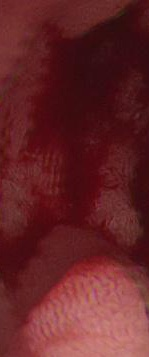
#> input picture CutDM/bboxdesenfoque (148).jpg, 149 x 357 px; its folder holds only this picture in this run
$ python transformadaWavelet.py   (older library calls are emulated)
#> lines starting #> are read from the running program, lines starting #| are printed output that depends on the picture; after the words box and inside, x2 and y2 are one past the last pixel; in counts of white or black regions, pixels touching at a corner belong together
#> further down, img is the input picture: shape (357, 149, 3); mean B, G, R 38.7, 36, 100.4
### CutDM/rOI.py
# -*- coding: utf-8 -*-
"""
Created on Wed Jul 31 10:22:47 2019

@author: Nataly
"""
import cv2
import numpy as np
def ROI(ima):


    imA=cv2.cvtColor(ima,cv2.COLOR_RGB2XYZ)
#> imA: shape (357, 149, 3); mean of channels 0, 1, 2 52.9, 45.7, 117.8
    I,I,II=cv2.split(imA)
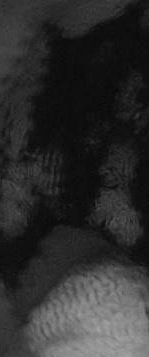
#> I: shape (357, 149); min 6, max 165, mean 45.7
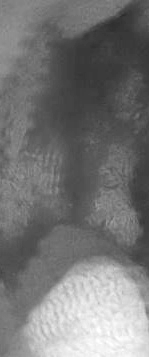
#> II: shape (357, 149); min 43, max 255, mean 117.8

    ta=II.shape
#> ta = (357, 149)
    ta=list(ta)
#> ta = [357, 149]
    #plt.imshow(II, cmap=plt.cm.gray)
    #plt.show()
    MIN=int(np.min(II))
#> MIN = 43
    MAX=int(np.max(II))
#> MAX = 255

    hist = cv2.calcHist([II],[0],None,[MAX+1],[MIN,MAX])
#> hist = 256 values, max 1059 at index 84, min 0 at index 1, mean 207.7
    hist = cv2.calcHist([II],[0],None,[256],[0,255])
#> hist = 256 values, max 1059 at index 113, min 0 at index 0, mean 207.7
    #plt.plot(hist)
    #plt.show()

    div=6
    #div=6
    nuevohist=hist.tolist()
#> nuevohist = 256 items, first 6: [0], [0], [0], [0], [0], [0]
    l=int(len(nuevohist)/div)
#> l = 42
    i=1
    a=0
    suma=np.zeros((div))
    valm=0
    hasta=0
    for y in range(1,div+1):
        suma[a]=int(sum(np.asarray(nuevohist[i:int(l)*y])))
        if suma[a]>valm:
            valm=suma[a]
            hasta=y
        i=int(l)*y+1
        a=a+1
#> this loop made 6 passes
#> i on passes 1 to 6: 43, 85, 127, 169, 211, 253
#> after the loop, a = 6; hasta = 3; suma = [0, 14404, 23442, 5399, 3057, 5590]; valm = 23442
    #print(l)
    #print(hasta)

    porcen=0.3
    ##G
    ##z2

    #porcen=0.2
    #"""
    a=hist[:int((l*hasta)*porcen)]
#> a = 37 values from 0 to 0
    a=a.tolist()
#> a = 37 items, first 6: [0], [0], [0], [0], [0], [0]
    hist=hist.tolist()
#> hist = 256 items, first 6: [0], [0], [0], [0], [0], [0]
    u=np.max(a)
#> u = 0
    umbral1 = hist.index(u)
#> umbral1 = 0
    a=a[umbral1:]

    uu=np.min(a)
#> uu = 0
    histb=hist[umbral1:]
#> histb = 256 items, first 6: [0], [0], [0], [0], [0], [0]

    umbral=histb.index(uu)
#> umbral = 0
    #print(umbral)
    umbral=umbral+len(hist[:umbral1])
    #"""
    #umbral=int((l*hasta)*porcen)
    binary=II.copy()
    print(umbral)
#| 0
    for f in range(ta[0]):
        for c in range (ta[1]):
            if II[f,c]<=umbral:
                binary[f,c]=0
            else:
                binary[f,c]=1
#> binary: shape (357, 149); every value is 1

    binary = (binary*255).astype(np.uint8)
#> binary: shape (357, 149); every value is 255
    #plt.imshow(binary, cmap=plt.cm.gray)
    #plt.show()
    #"""
    ### Transformaciones Morfologicas
   ## sin log ope 30 close 37

    kernel = cv2.getStructuringElement(cv2.MORPH_ELLIPSE, (27, 27))
    openi = cv2.morphologyEx(binary, cv2.MORPH_OPEN, kernel)

    kernel = cv2.getStructuringElement(cv2.MORPH_ELLIPSE, (37, 37))
    close=cv2.morphologyEx(openi, cv2.MORPH_CLOSE, kernel)

    #contours,hierachy = cv2.findContours(close,cv2.RETR_LIST,cv2.CHAIN_APPROX_SIMPLE)
    _,contours,_ = cv2.findContours(close,cv2.RETR_LIST,cv2.CHAIN_APPROX_SIMPLE)
#> contours = [[[0, 0], [0, 356], [148, 356], [148, 0]]]
    areas = [cv2.contourArea(c) for c in contours]
#> areas = [52688]
    max_index = np.argmax(areas)
#> max_index = 0
    cnt=contours[max_index]
#> cnt = [[0, 0], [0, 356], [148, 356], [148, 0]]
    x,y,w,h = cv2.boundingRect(cnt)
#> x = 0; y = 0; w = 149; h = 357
    # [9 lines of commented-out code are left out]
    tru=15
    for f in range ((y+tru),(y+h-tru)):
        for c in range(x+tru,(x+w-tru)):
            #print(f,c)
            if close[f+tru,c+tru]==255 or close[f+tru,c]==255 or close[f,c+tru]==255 and close[f,c]==0:
                close[f,c]=255
            else:
                close[f,c]=close[f,c]

    return close

### CutDM/transformadaWavelet.py
# -*- coding: utf-8 -*-
"""
Created on Wed Jul 31 21:43:27 2019

@author: Nataly
"""

import pywt
import pywt.data
from readboxes import read_boxes #leer bbox ## boxes=read_boxes(txtfile) ##
from yolovoc import yolo2voc #conversion format ## box_list=yolo2voc(boxes, imshape) ##
import cv2
import numpy as np
from rOI import ROI
def normalizacionMaxMin(img):
    img2 = cv2.normalize(img, None, 0, 255, norm_type=cv2.NORM_MINMAX, dtype=cv2.CV_8UC3)
    return img2
from skimage.feature import greycomatrix, greycoprops
import skimage.feature

import glob
contrast=np.zeros((304,2))
energi=np.zeros((304,2))
homogeneida=np.zeros((304,2))
correlacio=np.zeros((304,2))
disim=np.zeros((304,2))
AS=np.zeros((304,2))
entropi=np.zeros((304,2))
import pylab as plt
import pylab as plt
from matplotlib import pyplot as plt
i=0
melocoton=0
z=0
for imgfile in glob.glob("*.jpg"):
    img=cv2.imread(imgfile)
    img=normalizacionMaxMin(img)

    imaROI=ROI(img)
    imaROI = cv2.normalize(imaROI, None, 0, 1, norm_type=cv2.NORM_MINMAX, dtype=cv2.CV_8UC3)
#> imaROI: shape (357, 149); every value is 0
    print(imgfile)

    HSV=cv2.cvtColor(img,cv2.COLOR_RGB2HSV)
#> HSV: shape (357, 149, 3); mean H, S, V 121.4, 185.2, 118.2
    H,S,V=cv2.split(HSV)
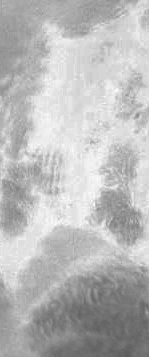
#> S: shape (357, 149); min 91, max 255, mean 185.2
   # [6 lines of commented-out code are left out]

    plt.imshow(HSV)
    plt.show()
    titles = ['Approximation', ' Horizontal detail','Vertical detail', 'Diagonal detail']
    coeffs2 = pywt.dwt2(HSV, 'bior1.3')
    LL, (LH, HL, HH) = coeffs2
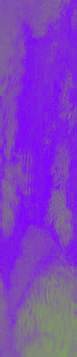
#> HL: shape (357, 77, 4) float64; mean of channels 0, 1, 2, 3 63.9, -63.9, 0, 63.9; drawn with min black and max white
#    """

    fig = plt.figure(figsize=(12, 3))
    for i, a in enumerate([LL, LH, HL, HH]):
        ax = fig.add_subplot(1, 4, i + 1)
        ax.imshow(a, interpolation="nearest", cmap=plt.cm.gray)
        ax.set_title(titles[i], fontsize=10)
        ax.set_xticks([])
        ax.set_yticks([])
#> this loop made 4 passes

    fig.tight_layout()
    plt.show()
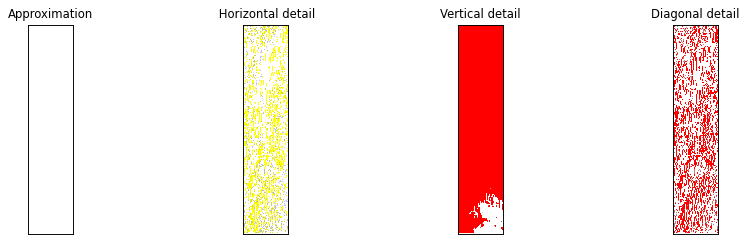
#> figure drawn by matplotlib, 4 panels
    titles = ['Approximation', ' Horizontal detail','Vertical detail', 'Diagonal detail']
    coeffs2 = pywt.dwt2(V, 'bior1.3')
    LL, (LH, HL, HH) = coeffs2
#> LL: shape (181, 77) float64
#> LH: shape (181, 77) float64
#> HL: shape (181, 77) float64
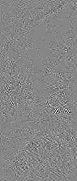
#> HH: shape (181, 77) float64; min -10, max 9, mean 0.008; drawn with min black and max white
     #    """

    fig = plt.figure(figsize=(12, 3))
    for i, a in enumerate([LL, LH, HL, HH]):
         ax = fig.add_subplot(1, 4, i + 1)
         ax.imshow(a, interpolation="nearest", cmap=plt.cm.gray)
         ax.set_title(titles[i], fontsize=10)
         ax.set_xticks([])
         ax.set_yticks([])
    plt.show()

    #"""
    #LH=LH.astype(np.uint8)
    #a=int(np.max(LH))
    LL=LL.astype(np.uint8)
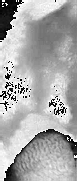
#> LL: shape (181, 77); min 0, max 255, mean 169.1
    a=int(np.max(LL))
#> a = 255
# [50 lines of commented-out code are left out]
"""
plt.plot(entropi[0:z,0],'o')
plt.plot(entropi[0:melocoton,1],'*')
plt.show()
plt.plot(AS[0:z,0],'o')
plt.plot(AS[0:melocoton,1],'*')
plt.show()
#cor=np.corrcoef(contrast[:,0],contrast[:,1])
plt.scatter(entropi[0:z,0],AS[0:z,0],c='blue', label='DM')
plt.scatter(entropi[0:z,1],AS[0:z,1],c='red', label='RE')
plt.title('GLCM')
plt.xlabel('Entropía')
plt.ylabel('Varianza')
plt.legend(loc='top_left')
plt.show()
# [47 lines of commented-out code are left out]

$ run again, on CutDM/bboxdesenfoque (263).jpg
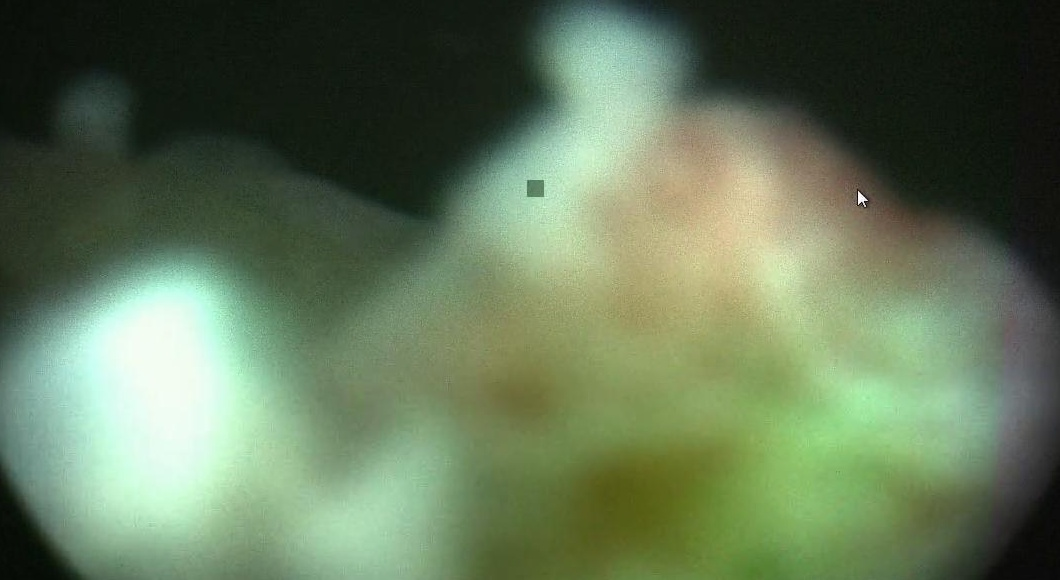
#> input picture CutDM/bboxdesenfoque (263).jpg, 1060 x 580 px
#> img is the input picture: shape (580, 1060, 3); mean B, G, R 88.5, 117.9, 99.2
#> imA: shape (580, 1060, 3); mean of channels 0, 1, 2 96.5, 110.3, 109.9
#> MIN = 3
#> MAX = 255
#> in ROI, `hist = cv2.calcHist([II],[0],None,[MAX+1],[MIN,MAX])`: hist = 256 values, max 16067 at index 17, min 0 at index 64, mean 2365.6
#> in ROI, `hist = cv2.calcHist([II],[0],None,[256],[0,255])`: hist = 256 values, max 16067 at index 20, min 0 at index 0, mean 2365.6
#> nuevohist = 256 items, first 6: [0], [0], [0], [1], [7], [6]
#> l = 42
#> the loop in ROI, `for y in range(1,div+1):` made 6 passes
#> i on passes 1 to 6: 43, 85, 127, 169, 211, 253
#> after the loop in ROI, `for y in range(1,div+1):`: a = 6; hasta = 1; suma = [158103, 71359, 104148, 134834, 90341, 34469]; valm = 158103
#> in ROI, `a=hist[:int((l*hasta)*porcen)]`: a = [0, 0, 0, 1, 7, 6, 58, 269, 688, 712, 962, 1660]
#> in ROI, `a=a.tolist()`: a = [[0], [0], [0], [1], [7], [6], [58], [269], [688], [712], [962], [1660]]
#> in ROI, `hist=hist.tolist()`: hist = 256 items, first 6: [0], [0], [0], [1], [7], [6]
#> u = 1660
#> umbral1 = 11
#> in ROI, `a=a[umbral1:]`: a = [[1660]]
#> uu = 1660
#> histb = 245 items, first 6: [1660], [1895], [4129], [6066], [7455], [9385]
#> in ROI, `umbral=histb.index(uu)`: umbral = 0
#> in ROI, `umbral=umbral+len(hist[:umbral1])`: umbral = 11
#| 11
#> after the loop in ROI, `for f in range(ta[0]):`:
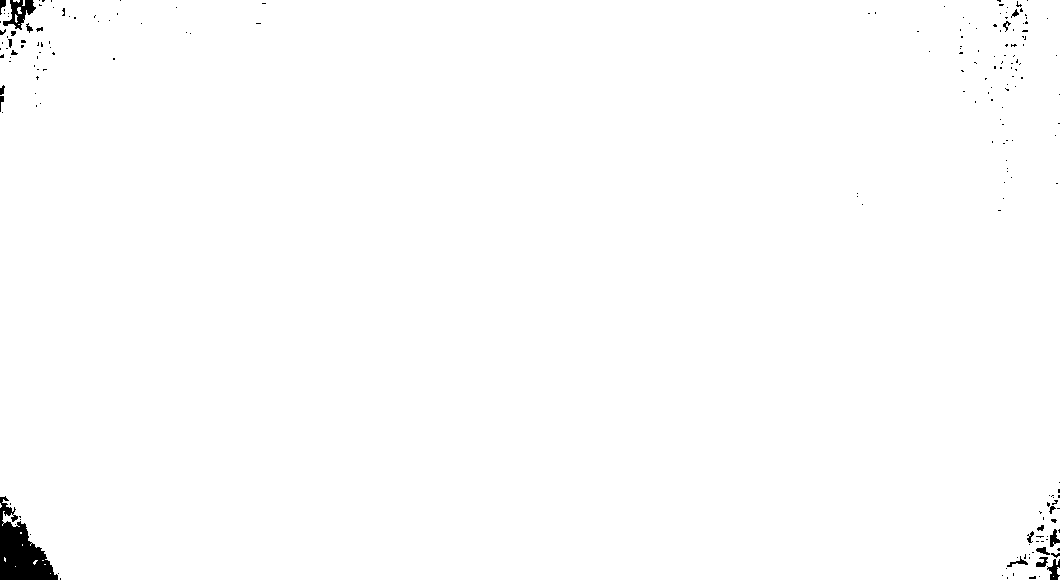
#> binary: shape (580, 1060); values 0 (black) and 1 (white), 99.3% white; 192 black regions (170 under 20 px), largest, box (x1, y1, x2, y2) and area: (0, 496, 58, 580) 2490, (3, 0, 36, 30) 437, (1047, 559, 1060, 580) 147
#> openi: shape (580, 1060); 97.8% white; 36 black regions (27 under 20 px), largest, box (x1, y1, x2, y2) and area: (959, 0, 1033, 110) 4175, (0, 0, 76, 80) 3289, (0, 496, 61, 580) 2828
#> contours = 2 contours; box (x1, y1, x2, y2) and area: (0, 0, 1060, 580) 605224, (966, 54, 1020, 101) 1920
#> areas = [1920, 605223.5]
#> max_index = 1
#> cnt = contour of 120 points, box (x1, y1, x2, y2) (0, 0, 1060, 580), area 605224
#> x = 0; w = 1060; h = 580
#> imaROI: shape (580, 1060); values 0 (black) and 1 (white), 98.8% white; 4 black regions, box (x1, y1, x2, y2) and area: (1004, 499, 1060, 580) 2591, (0, 503, 58, 580) 2055, (0, 0, 59, 60) 1822, (968, 56, 1002, 84) 647
#> HSV: shape (580, 1060, 3); mean H, S, V 66.8, 76.1, 118.6
#> the loop `for i, a in enumerate([LL, LH, HL, HH]):` made 4 passes
#> `LL=LL.astype(np.uint8)`:
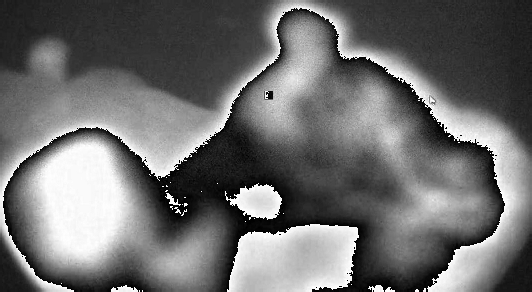
#> LL: shape (292, 532); min 0, max 255, mean 109.3
#> `a=int(np.max(LL))`: a = 255

$ run again, on CutDM/bboxdesenfoque (276).jpg
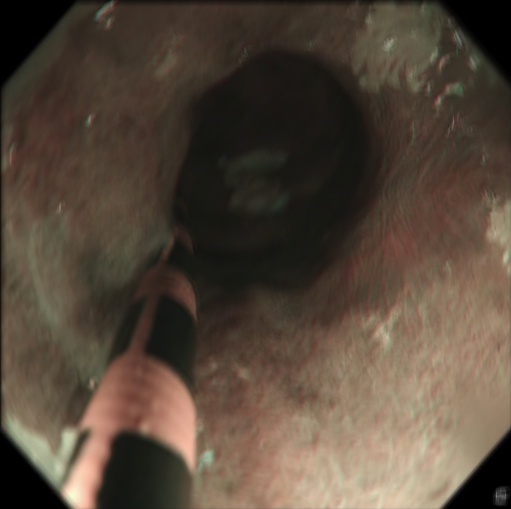
#> input picture CutDM/bboxdesenfoque (276).jpg, 511 x 509 px
#> img is the input picture: shape (509, 511, 3); mean B, G, R 58.4, 71.8, 85.3
#> imA: shape (509, 511, 3); mean of channels 0, 1, 2 65.1, 70, 90.7
#> MIN = 0
#> MAX = 255
#> in ROI, `hist = cv2.calcHist([II],[0],None,[MAX+1],[MIN,MAX])`: hist = 256 values, max 9129 at index 0, min 0 at index 255, mean 1013.3
#> nuevohist = 256 items, first 6: [9129], [786], [256], [135], [97], [116]
#> l = 42
#> the loop in ROI, `for y in range(1,div+1):` made 6 passes
#> i on passes 1 to 6: 43, 85, 127, 169, 211, 253
#> after the loop in ROI, `for y in range(1,div+1):`: a = 6; hasta = 2; suma = [49676, 79096, 53965, 30829, 24718, 7151]; valm = 79096
#> in ROI, `a=hist[:int((l*hasta)*porcen)]`: a = 25 values, max 9129 at index 0, min 40 at index 6, mean 798
#> in ROI, `a=a.tolist()`: a = 25 items, first 6: [9129], [786], [256], [135], [97], [116]
#> in ROI, `hist=hist.tolist()`: hist has the same summary as nuevohist
#> u = 9129
#> umbral1 = 0
#> uu = 40
#> histb has the same summary as nuevohist
#> umbral = 6
#| 6
#> after the loop in ROI, `for f in range(ta[0]):`:
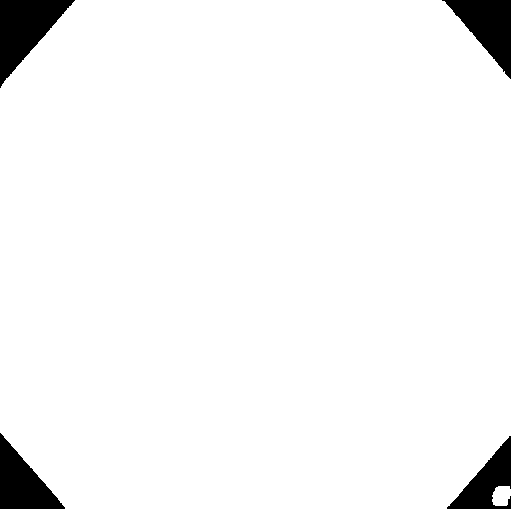
#> binary: shape (509, 511); values 0 (black) and 1 (white), 95.9% white; 4 black regions, box (x1, y1, x2, y2) and area: (0, 0, 75, 88) 3261, (442, 0, 511, 79) 2672, (0, 433, 65, 509) 2553, (447, 436, 511, 509) 2073
#> openi: shape (509, 511); 95.8% white; 4 black regions, box (x1, y1, x2, y2) and area: (0, 0, 75, 88) 3268, (442, 0, 511, 79) 2683, (0, 433, 65, 509) 2555, (447, 436, 511, 509) 2397
#> contours = 1 contour; box (x1, y1, x2, y2) and area: (0, 0, 511, 509) 248662
#> areas = [248662]
#> max_index = 0
#> cnt = contour of 106 points, box (x1, y1, x2, y2) (0, 0, 511, 509), area 248662
#> x = 0; w = 511; h = 509
#> imaROI: shape (509, 511); values 0 (black) and 1 (white), 96.8% white; 4 black regions, box (x1, y1, x2, y2) and area: (453, 445, 511, 509) 2300, (0, 0, 69, 76) 2096, (450, 0, 511, 69) 2083, (0, 442, 60, 509) 1942
#> HSV: shape (509, 511, 3); mean H, S, V 98, 76.7, 85.5
#> the loop `for i, a in enumerate([LL, LH, HL, HH]):` made 4 passes
#> `LL=LL.astype(np.uint8)`:
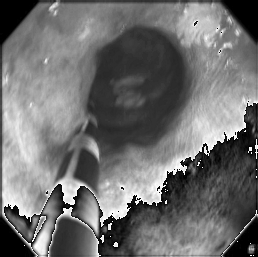
#> LL: shape (257, 258); min 0, max 255, mean 110.4
#> `a=int(np.max(LL))`: a = 255

$ run again, on CutDM/bboxdesenfoque (313).jpg
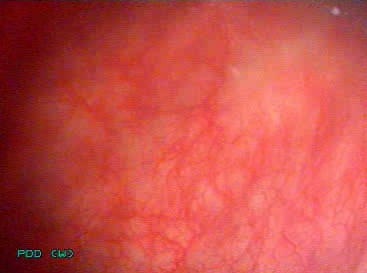
#> input picture CutDM/bboxdesenfoque (313).jpg, 367 x 273 px
#> img is the input picture: shape (273, 367, 3); mean B, G, R 71.8, 78, 196.7
#> imA: shape (273, 367, 3); mean of channels 0, 1, 2 93, 85.3, 197.5
#> MIN = 1
#> MAX = 255
#> in ROI, `hist = cv2.calcHist([II],[0],None,[MAX+1],[MIN,MAX])`: hist = 256 values, max 1930 at index 251, min 0 at index 10, mean 369.1
#> in ROI, `hist = cv2.calcHist([II],[0],None,[256],[0,255])`: hist = 256 values, max 1930 at index 251, min 0 at index 0, mean 369.1
#> nuevohist = 256 items, first 6: [0], [1], [1], [4], [2], [1]
#> l = 42
#> the loop in ROI, `for y in range(1,div+1):` made 6 passes
#> i on passes 1 to 6: 43, 85, 127, 169, 211, 253
#> after the loop in ROI, `for y in range(1,div+1):`: a = 6; suma = [212, 2050, 13113, 10772, 19374, 42014]; valm = 42014
#> in ROI, `a=hist[:int((l*hasta)*porcen)]`: a = 75 values, max 99 at index 71, min 0 at index 0, mean 16.92
#> in ROI, `a=a.tolist()`: a = 75 items, first 6: [0], [1], [1], [4], [2], [1]
#> in ROI, `hist=hist.tolist()`: hist = 256 items, first 6: [0], [1], [1], [4], [2], [1]
#> u = 99
#> umbral1 = 71
#> in ROI, `a=a[umbral1:]`: a = [[99], [60], [58], [75]]
#> uu = 58
#> histb = 185 items, first 6: [99], [60], [58], [75], [67], [68]
#> in ROI, `umbral=histb.index(uu)`: umbral = 2
#> in ROI, `umbral=umbral+len(hist[:umbral1])`: umbral = 73
#| 73
#> openi: shape (273, 367); 97.9% white; 6 black regions (4 under 20 px), largest, box (x1, y1, x2, y2) and area: (0, 205, 74, 273) 2099, (0, 0, 16, 2) 21
#> contours = 1 contour; box (x1, y1, x2, y2) and area: (0, 0, 367, 273) 98118
#> areas = [98118]
#> max_index = 0
#> cnt = contour of 30 points, box (x1, y1, x2, y2) (0, 0, 367, 273), area 98118
#> x = 0; w = 367; h = 273
#> imaROI: shape (273, 367); values 0 (black) and 1 (white), 98.8% white; 1 black region, box (x1, y1, x2, y2) and area: (0, 231, 51, 273) 1246
#> HSV: shape (273, 367, 3); mean H, S, V 118.5, 170.6, 196.9
#> the loop `for i, a in enumerate([LL, LH, HL, HH]):` made 4 passes
#> `LL=LL.astype(np.uint8)`:
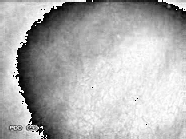
#> LL: shape (139, 186); min 0, max 255, mean 177.3
#> `a=int(np.max(LL))`: a = 255
